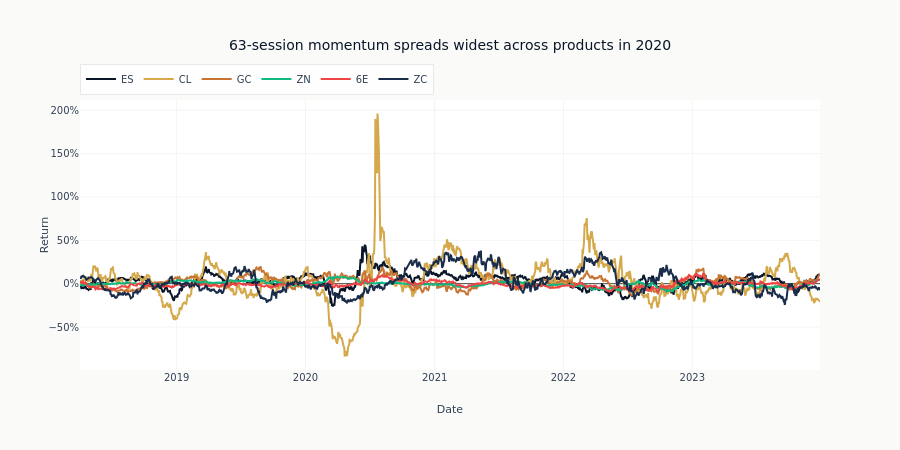

The notebook cell this image was saved under:
### Code cell
# Visualize momentum by product over time
fig = go.Figure()
for product in PRODUCTS:
    prod_data = momentum_df.filter((pl.col("symbol") == product) & pl.col("momentum").is_not_null())
    fig.add_trace(
        go.Scatter(
            x=prod_data["timestamp"].to_list(),
            y=prod_data["momentum"].to_list(),
            name=product,
            mode="lines",
            line={"color": COLOR_CYCLER[PRODUCTS.index(product)]},
        )
    )

fig.update_layout(
    title=f"{LOOKBACK}-session momentum spreads widest across products in 2020",
    xaxis_title="Date",
    yaxis_title="Return",
    yaxis_tickformat=".0%",
    height=450,
    legend=dict(orientation="h", yanchor="bottom", y=1.02),
)
fig.show()

### Figure 1 — Plotly figure (JSON) as saved in the notebook; plotly's stock layout.template omitted (floating-point values rounded to 4 significant figures; data arrays with more than 128 entries replaced by an {"elided": "..."} marker saying what was removed)
{"data": [{"line": {"color": "#0a1628"}, "mode": "lines", "name": "ES", "type": "scatter", "x": {"elided": "1487 str values"}, "y": {"elided": "1487 float values"}}, {"line": {"color": "#D4A84B"}, "mode": "lines", "name": "CL", "type": "scatter", "x": {"elided": "1484 str values"}, "y": {"elided": "1484 float values"}}, {"line": {"color": "#C87533"}, "mode": "lines", "name": "GC", "type": "scatter", "x": {"elided": "1484 str values"}, "y": {"elided": "1484 float values"}}, {"line": {"color": "#10b981"}, "mode": "lines", "name": "ZN", "type": "scatter", "x": {"elided": "1485 str values"}, "y": {"elided": "1485 float values"}}, {"line": {"color": "#ef4444"}, "mode": "lines", "name": "6E", "type": "scatter", "x": {"elided": "1487 str values"}, "y": {"elided": "1487 float values"}}, {"line": {"color": "#1a2d4a"}, "mode": "lines", "name": "ZC", "type": "scatter", "x": {"elided": "1446 str values"}, "y": {"elided": "1446 float values"}}], "layout": {"height": 450, "legend": {"orientation": "h", "y": 1.02, "yanchor": "bottom"}, "title": {"text": "63-session momentum spreads widest across products in 2020"}, "xaxis": {"title": {"text": "Date"}}, "yaxis": {"tickformat": ".0%", "title": {"text": "Return"}}}}
